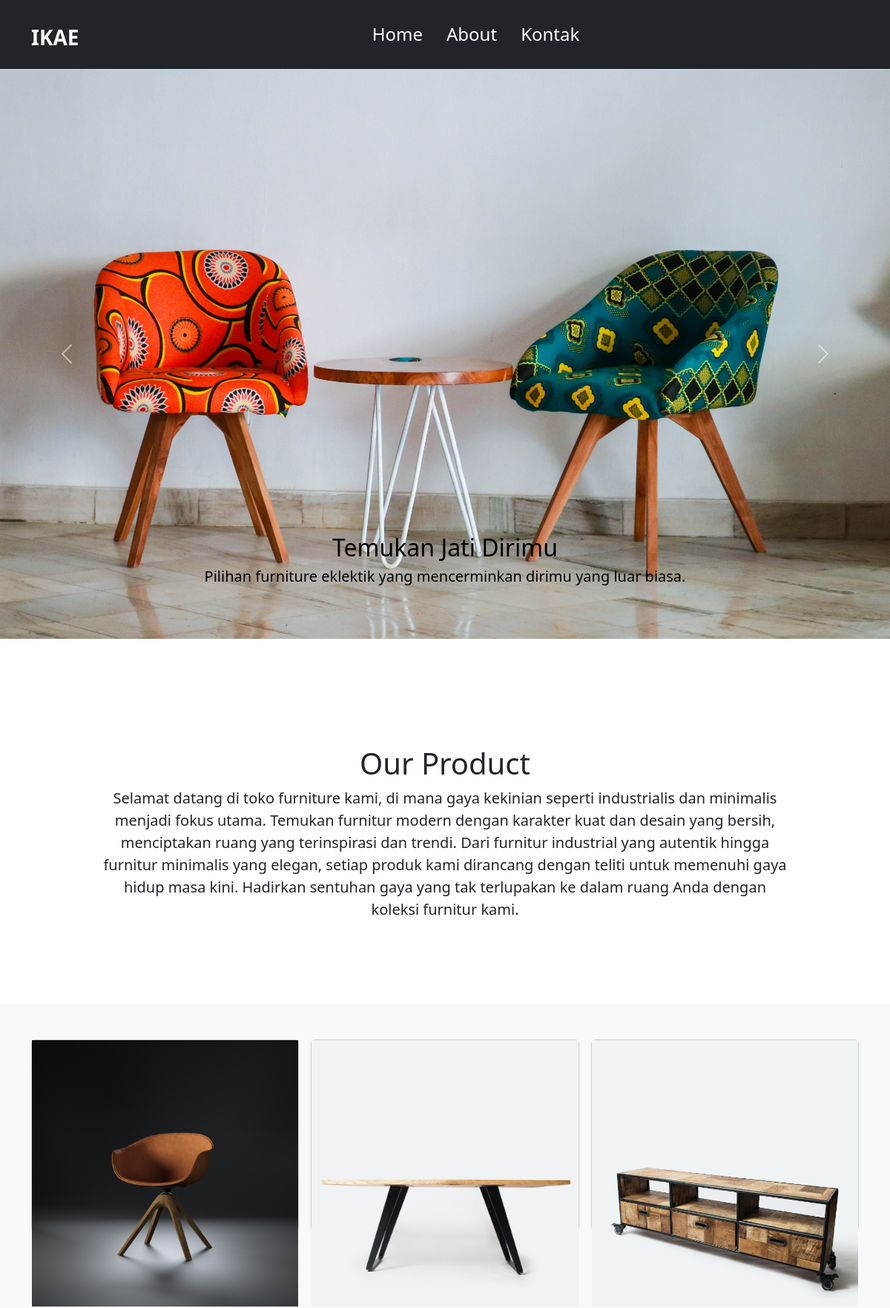
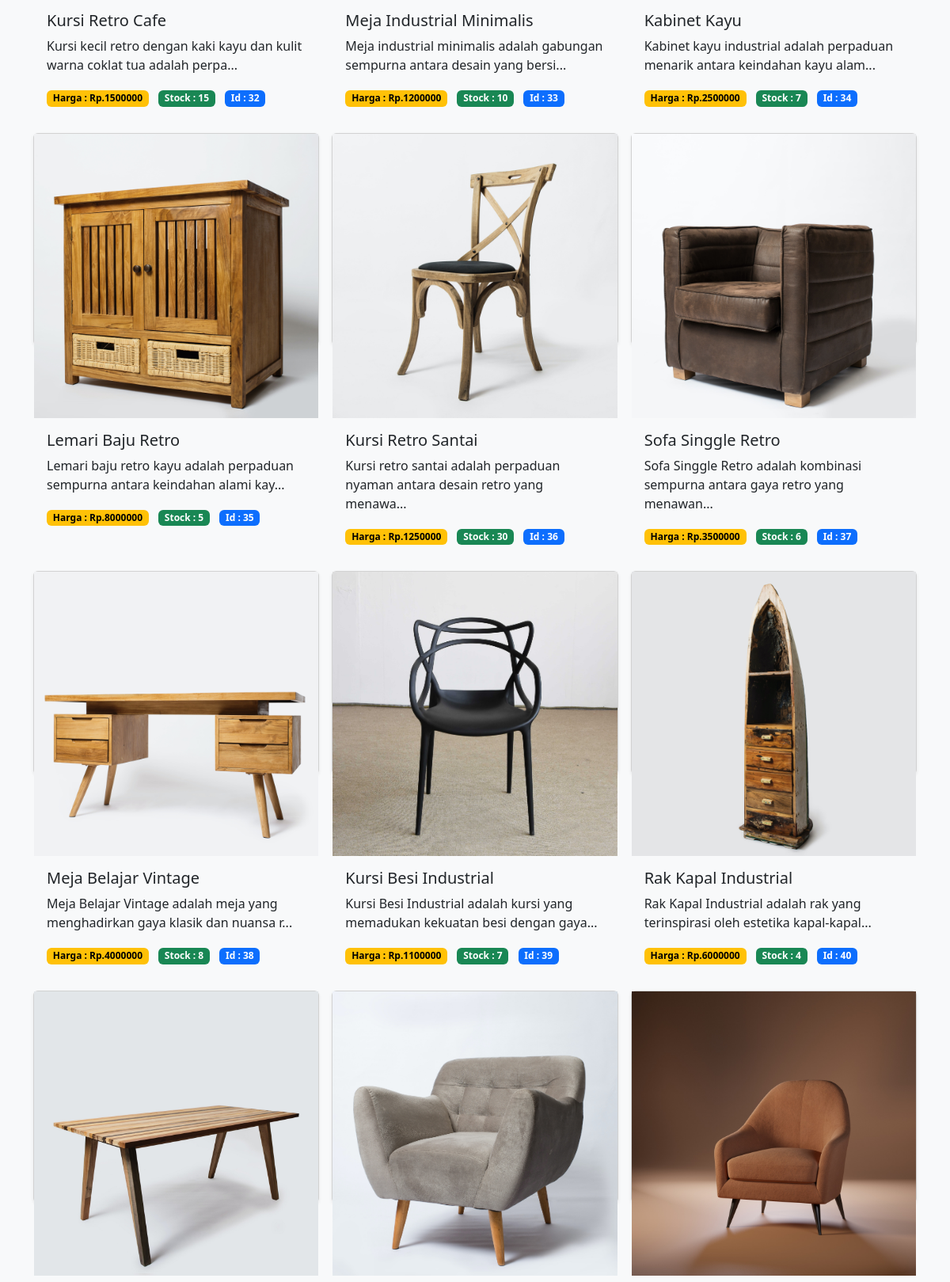
The page / (upper part) on the database its author committed (2 pictures, top to bottom).
### tables this page shows
CREATE TABLE `produk` (
  `id_produk` int(11) NOT NULL,
  `nama_produk` varchar(255) NOT NULL,
  `harga` int(20) NOT NULL,
  `stok` int(11) NOT NULL,
  `id_kategori` int(11) NOT NULL,
  `gambar` text NOT NULL,
  `keterangan` text NOT NULL
);

### index.php (the view, shortened to what this page needs)
<?php
include('./admin/koneksi.php');
$sql = "SELECT * FROM produk";
$query = mysqli_query($connect, $sql);
$result = mysqli_fetch_all($query, MYSQLI_ASSOC);
?>
<!doctype html>
<html lang="en" data-bs-theme="auto">
<head>
    <link href="https://cdn.jsdelivr.net/npm/bootstrap@5.3.0-alpha3/dist/css/bootstrap.min.css" rel="stylesheet">
    <link href="/docs/5.3/dist/css/bootstrap.min.css" rel="stylesheet">
</head>
<body>
    <nav class="sticky-top d-flex flex-wrap align-items-center justify-content-center justify-content-md-between py-3  border-bottom variant-dark bg-dark navbar-dark">
        <div class="container">
            <div class="row">
                <div class="nav-brand text-white d-flex align-items-center col-1">
                    <h3 class="pt-3 fw-bold">IKAE</h3>
                </div>
                <ul class="nav col-11 justify-content-center mx-auto">
                    <li><a href="#" class="nav-link pt-3">
                            <h4 class="text-white ">Home</h4>
                        </a> </li>
                    <li><a href="/furniture_store/aboutus.php" class="nav-link pt-3">
                            <h4 class="text-white">About</h4>
                        </a> </li>
                    <li><a href="/furniture_store/contactus.php" class="nav-link pt-3">
                            <h4 class="text-white">Kontak</h4>
                        </a> </li>
                </ul>
            </div>
        </div>
    </nav>
    <main>
        <div id="carouselExampleCaptions" class="carousel slide mb-5">
            <div class="carousel-inner banner">
                <div class="carousel-item active">
                    <img src="assets/banner/pexels-eric-mufasa-1350789.jpg" class="w-100" alt="...">
                    <div class="carousel-caption d-none d-md-block text-black mb-4">
                        <h2>Temukan Jati Dirimu</h2>
                        <h5>Pilihan furniture eklektik yang mencerminkan dirimu yang luar biasa.</h5>
                    </div>
                </div>
            </div>
            <button class="carousel-control-prev" type="button" data-bs-target="#carouselExampleCaptions" data-bs-slide="prev">
                <span class="carousel-control-prev-icon" aria-hidden="true"></span>
            </button>
            <button class="carousel-control-next" type="button" data-bs-target="#carouselExampleCaptions" data-bs-slide="next">
                <span class="carousel-control-next-icon" aria-hidden="true"></span>
            </button>
        </div>
        <section class="py-5 text-center container">
            <div class="row py-lg-5">
                <div class="col-lg-10 col-md-10 mx-auto">
                    <h1 class="fw-light">Our Product</h1>
                    <p class="lead">Selamat datang di toko furniture kami, di mana gaya kekinian seperti industrialis dan minimalis menjadi fokus utama. Temukan furnitur modern dengan karakter kuat dan desain yang bersih, menciptakan ruang yang terinspirasi dan trendi. Dari furnitur industrial yang autentik hingga furnitur minimalis yang elegan, setiap produk kami dirancang dengan teliti untuk memenuhi gaya hidup masa kini. Hadirkan sentuhan gaya yang tak terlupakan ke dalam ruang Anda dengan koleksi furnitur kami.</p>
                </div>
            </div>
        </section>
        <div class="album py-5 bg-body-tertiary">
            <div class="container">
                <div class="row row-cols-1 row-cols-sm-2 row-cols-md-3 g-3">
                    <?php foreach ($result as $data) : ?>
                        <?php
                        $teks = $data['keterangan'];
                        $batasan = 75;
                        if (strlen($teks) > $batasan) {
                            $teks = substr($teks, 0, $batasan) . "...";
                        }
                        ?>
                        <div class="col">
                            <div class="card shadow-sm h-50">
                                <img src="./admin/foto/<?php echo $data['gambar']; ?>" alt="">
                                <div class="card-body">
                                    <h5><?php echo $data['nama_produk'] ?></h5>
                                    <p class="card-text"><?php echo $teks ?></p>
                                    <div class="d-flex">
                                        <div>
                                            <span class="badge text-bg-warning me-2">Harga : Rp.<?php echo $data['harga'] ?> </span>
                                            <span class="badge text-bg-success me-2">Stock : <?php echo $data['stok'] ?></span>
                                            <span class="badge text-bg-primary">Id : <?php echo $data['id_produk'] ?></span>
                                        </div>
                                    </div>
                                </div>
                            </div>
                        </div>
                    <?php endforeach ?>
                </div>
            </div>
        </div>
    </main>
</body>
</html>

### rows shown on the page
produk: gambar (picture), nama_produk "Kursi Retro Cafe", keterangan "Kursi kecil retro dengan kaki kayu dan kulit warna coklat tua adalah perpa...", harga "1500000", stok "15", id_produk "32"
produk: gambar (picture), nama_produk "Meja Industrial Minimalis", keterangan "Meja industrial minimalis adalah gabungan sempurna antara desain yang bersi...", harga "1200000", stok "10", id_produk "33"
produk: gambar (picture), nama_produk "Kabinet Kayu", keterangan "Kabinet kayu industrial adalah perpaduan menarik antara keindahan kayu alam...", harga "2500000", stok "7", id_produk "34"
produk: gambar (picture), nama_produk "Lemari Baju Retro", keterangan "Lemari baju retro kayu adalah perpaduan sempurna antara keindahan alami kay...", harga "8000000", stok "5", id_produk "35"
produk: gambar (picture), nama_produk "Kursi Retro Santai", keterangan "Kursi retro santai adalah perpaduan nyaman antara desain retro yang menawa...", harga "1250000", stok "30", id_produk "36"
produk: gambar (picture), nama_produk "Sofa Singgle Retro", keterangan "Sofa Singgle Retro adalah kombinasi sempurna antara gaya retro yang menawan...", harga "3500000", stok "6", id_produk "37"
produk: gambar (picture), nama_produk "Meja Belajar Vintage", keterangan "Meja Belajar Vintage adalah meja yang menghadirkan gaya klasik dan nuansa r...", harga "4000000", stok "8", id_produk "38"
produk: gambar (picture), nama_produk "Kursi Besi Industrial", keterangan "Kursi Besi Industrial adalah kursi yang memadukan kekuatan besi dengan gaya...", harga "1100000", stok "7", id_produk "39"
produk: gambar (picture), nama_produk "Rak Kapal Industrial", keterangan "Rak Kapal Industrial adalah rak yang terinspirasi oleh estetika kapal-kapal...", harga "6000000", stok "4", id_produk "40"
produk: gambar (picture)
produk: gambar (picture)
produk: gambar (picture)
